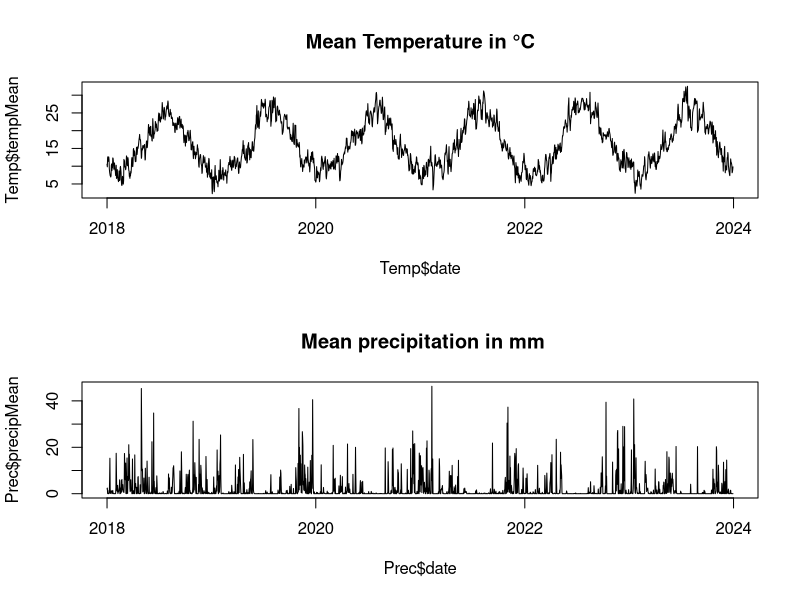

R code for this plot: (Note: this script raises an error after producing the figure.)

library(readr)
#  Carica i file csv contenenti i dati di Temperature e Precipitazioni

Prec <- read_csv("./INPUT/CSV/precipitationTimeSeries_2018-2023.csv")
Temp <- read_csv("./INPUT/CSV/temperatureTimeSeries_2018-2023.csv")

# Converti le colonne date dei due dataframe in formato Data
Prec$date <- as.Date(Prec$date)
Temp$date <- as.Date(Temp$date)

write_csv(Prec, "./ELABORATIONS/CSV/precipitationTimeSeries_date.csv")
write_csv(Temp, "./ELABORATIONS/CSV/temperatureTimeSeries_date.csv")

# Visualizza i primi record dei due dataframe
View(Prec)
View(Temp)

# Crea i plot delle due serie temporali di precipitazioni  e temperature
par(mfrow = c(2,1))
plot(Temp$date, Temp$tempMean, type = "l", main  ="Mean Temperature in °C")
plot(Prec$date, Prec$precipMean, type = "l", main = " Mean precipitation in mm")

# Carica le librerie necessarie
library(ggplot2)
library(dplyr)

# Unisci i dataframe 'Prec' e 'Temp' sulla colonna 'date'
df <- merge(Prec, Temp, by = "date")

# Crea una nuova colonna 'month' che contiene solo l'anno e il mese di 'date'
df$month <- format(df$date, "%Y-%m")

# Raggruppa i dati per 'month', calcola la somma delle precipitazioni e la media della temperatura
df_monthly <- df %>%
  group_by(month) %>%
  summarise(precipSum = sum(precipMean, na.rm = TRUE), tempMean = mean(tempMean, na.rm = TRUE))

# Converti la colonna 'month' in un formato di data
df_monthly$month <- as.Date(paste(df_monthly$month, "01", sep="-"), format="%Y-%m-%d")

write_csv(df_monthly, "./ELABORATIONS/CSV/df_monthly_weather.csv" )


df_monthly <- read_csv("./ELABORATIONS/CSV/df_monthly_weather.csv")

# Crea il grafico --> è questo il grafico corretto
ggplot(df_monthly, aes(x = month)) +
  geom_smooth(aes(y= precipSum, color = "Precipitation"), method = "loess", span = 0.1, se = FALSE) +
  geom_smooth(aes(y= tempMean, color = "Temperature"), method = "loess", span = 0.1, se = FALSE) +
  scale_y_continuous("Average Temperature (°C)", sec.axis = sec_axis(~.*2, name = "Precipitation  (mm)")) +
  scale_x_date(date_breaks = "1 year", date_labels = "%Y") +
  scale_color_manual(values=c("Precipitation"="blue", "Temperature"="red")) +
  theme(axis.text.x = element_text(angle = 45, hjust = 1), legend.position = "bottom") +
  labs(title = "Monthly Precipitation and Average Temperature") +
  guides(color=guide_legend(title=NULL))






